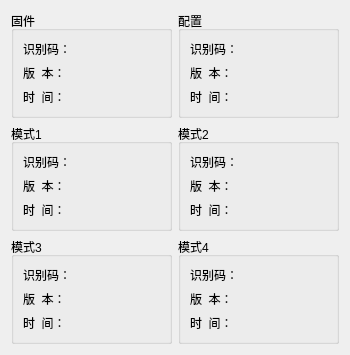
<?xml version="1.0" encoding="UTF-8"?>
<ui version="4.0">
 <class>ShowFileHeadInfoDialog</class>
 <widget class="QDialog" name="ShowFileHeadInfoDialog">
  <property name="geometry">
   <rect>
    <x>0</x>
    <y>0</y>
    <width>350</width>
    <height>323</height>
   </rect>
  </property>
  <property name="sizePolicy">
   <sizepolicy hsizetype="Fixed" vsizetype="Fixed">
    <horstretch>0</horstretch>
    <verstretch>0</verstretch>
   </sizepolicy>
  </property>
  <property name="windowTitle">
   <string>Dialog</string>
  </property>
  <property name="sizeGripEnabled">
   <bool>false</bool>
  </property>
  <property name="modal">
   <bool>false</bool>
  </property>
  <layout class="QVBoxLayout" name="verticalLayout_7">
   <item>
    <layout class="QGridLayout" name="gridLayout_7">
     <item row="0" column="0">
      <widget class="QGroupBox" name="groupBox">
       <property name="title">
        <string>固件</string>
       </property>
       <layout class="QVBoxLayout" name="verticalLayout">
        <item>
         <layout class="QGridLayout" name="gridLayout">
          <item row="0" column="0">
           <widget class="QLabel" name="label">
            <property name="sizePolicy">
             <sizepolicy hsizetype="Fixed" vsizetype="Preferred">
              <horstretch>0</horstretch>
              <verstretch>0</verstretch>
             </sizepolicy>
            </property>
            <property name="text">
             <string>识别码：</string>
            </property>
           </widget>
          </item>
          <item row="1" column="0">
           <widget class="QLabel" name="FirmWareVersionLabel">
            <property name="text">
             <string>版  本：</string>
            </property>
            <property name="scaledContents">
             <bool>true</bool>
            </property>
            <property name="wordWrap">
             <bool>false</bool>
            </property>
           </widget>
          </item>
          <item row="1" column="1">
           <widget class="QLabel" name="FirmWareFileVersionLabel">
            <property name="text">
             <string/>
            </property>
           </widget>
          </item>
          <item row="2" column="1">
           <widget class="QLabel" name="FirmWareFileTimeLabel">
            <property name="text">
             <string/>
            </property>
           </widget>
          </item>
          <item row="2" column="0">
           <widget class="QLabel" name="label_2">
            <property name="text">
             <string>时  间：</string>
            </property>
           </widget>
          </item>
          <item row="0" column="1">
           <widget class="QLabel" name="FirmWareFileCodeLabel">
            <property name="text">
             <string/>
            </property>
           </widget>
          </item>
         </layout>
        </item>
       </layout>
      </widget>
     </item>
     <item row="1" column="1">
      <widget class="QGroupBox" name="groupBox_4">
       <property name="title">
        <string>模式2</string>
       </property>
       <layout class="QVBoxLayout" name="verticalLayout_4">
        <item>
         <layout class="QGridLayout" name="gridLayout_4">
          <item row="0" column="1">
           <widget class="QLabel" name="Mode2FileCodeLabel">
            <property name="text">
             <string/>
            </property>
           </widget>
          </item>
          <item row="2" column="0">
           <widget class="QLabel" name="label_23">
            <property name="text">
             <string>时  间：</string>
            </property>
           </widget>
          </item>
          <item row="1" column="1">
           <widget class="QLabel" name="Mode2FileVersionLabel">
            <property name="text">
             <string/>
            </property>
           </widget>
          </item>
          <item row="0" column="0">
           <widget class="QLabel" name="label_19">
            <property name="sizePolicy">
             <sizepolicy hsizetype="Fixed" vsizetype="Preferred">
              <horstretch>0</horstretch>
              <verstretch>0</verstretch>
             </sizepolicy>
            </property>
            <property name="text">
             <string>识别码：</string>
            </property>
           </widget>
          </item>
          <item row="1" column="0">
           <widget class="QLabel" name="label_21">
            <property name="text">
             <string>版  本：</string>
            </property>
           </widget>
          </item>
          <item row="2" column="1">
           <widget class="QLabel" name="Mode2FileTimeLabel">
            <property name="text">
             <string/>
            </property>
           </widget>
          </item>
         </layout>
        </item>
       </layout>
      </widget>
     </item>
     <item row="2" column="1">
      <widget class="QGroupBox" name="groupBox_6">
       <property name="title">
        <string>模式4</string>
       </property>
       <layout class="QVBoxLayout" name="verticalLayout_6">
        <item>
         <layout class="QGridLayout" name="gridLayout_6">
          <item row="2" column="0">
           <widget class="QLabel" name="label_35">
            <property name="text">
             <string>时  间：</string>
            </property>
           </widget>
          </item>
          <item row="0" column="0">
           <widget class="QLabel" name="label_31">
            <property name="sizePolicy">
             <sizepolicy hsizetype="Fixed" vsizetype="Preferred">
              <horstretch>0</horstretch>
              <verstretch>0</verstretch>
             </sizepolicy>
            </property>
            <property name="text">
             <string>识别码：</string>
            </property>
           </widget>
          </item>
          <item row="1" column="0">
           <widget class="QLabel" name="label_33">
            <property name="text">
             <string>版  本：</string>
            </property>
           </widget>
          </item>
          <item row="0" column="1">
           <widget class="QLabel" name="Mode4FileCodeLabel">
            <property name="text">
             <string/>
            </property>
           </widget>
          </item>
          <item row="1" column="1">
           <widget class="QLabel" name="Mode4FileVersionLabel">
            <property name="text">
             <string/>
            </property>
           </widget>
          </item>
          <item row="2" column="1">
           <widget class="QLabel" name="Mode4FileTimeLabel">
            <property name="text">
             <string/>
            </property>
           </widget>
          </item>
         </layout>
        </item>
       </layout>
      </widget>
     </item>
     <item row="0" column="1">
      <widget class="QGroupBox" name="groupBox_2">
       <property name="title">
        <string>配置</string>
       </property>
       <layout class="QVBoxLayout" name="verticalLayout_2">
        <item>
         <layout class="QGridLayout" name="gridLayout_2">
          <item row="2" column="0">
           <widget class="QLabel" name="label_11">
            <property name="text">
             <string>时  间：</string>
            </property>
           </widget>
          </item>
          <item row="0" column="1">
           <widget class="QLabel" name="CfgFileCodeLabel">
            <property name="text">
             <string/>
            </property>
           </widget>
          </item>
          <item row="2" column="1">
           <widget class="QLabel" name="CfgFileTimeLabel">
            <property name="text">
             <string/>
            </property>
           </widget>
          </item>
          <item row="0" column="0">
           <widget class="QLabel" name="label_7">
            <property name="sizePolicy">
             <sizepolicy hsizetype="Fixed" vsizetype="Preferred">
              <horstretch>0</horstretch>
              <verstretch>0</verstretch>
             </sizepolicy>
            </property>
            <property name="text">
             <string>识别码：</string>
            </property>
           </widget>
          </item>
          <item row="1" column="0">
           <widget class="QLabel" name="label_9">
            <property name="text">
             <string>版  本：</string>
            </property>
           </widget>
          </item>
          <item row="1" column="1">
           <widget class="QLabel" name="CfgFileVersionLabel">
            <property name="text">
             <string/>
            </property>
           </widget>
          </item>
         </layout>
        </item>
       </layout>
      </widget>
     </item>
     <item row="1" column="0">
      <widget class="QGroupBox" name="groupBox_3">
       <property name="title">
        <string>模式1</string>
       </property>
       <layout class="QVBoxLayout" name="verticalLayout_3">
        <item>
         <layout class="QGridLayout" name="gridLayout_3">
          <item row="1" column="0">
           <widget class="QLabel" name="label_15">
            <property name="text">
             <string>版  本：</string>
            </property>
           </widget>
          </item>
          <item row="0" column="0">
           <widget class="QLabel" name="label_13">
            <property name="sizePolicy">
             <sizepolicy hsizetype="Fixed" vsizetype="Preferred">
              <horstretch>0</horstretch>
              <verstretch>0</verstretch>
             </sizepolicy>
            </property>
            <property name="text">
             <string>识别码：</string>
            </property>
           </widget>
          </item>
          <item row="2" column="0">
           <widget class="QLabel" name="label_17">
            <property name="text">
             <string>时  间：</string>
            </property>
           </widget>
          </item>
          <item row="1" column="1">
           <widget class="QLabel" name="Mode1FileVersionLabel">
            <property name="text">
             <string/>
            </property>
           </widget>
          </item>
          <item row="2" column="1">
           <widget class="QLabel" name="Mode1FileTimeLabel">
            <property name="text">
             <string/>
            </property>
           </widget>
          </item>
          <item row="0" column="1">
           <widget class="QLabel" name="Mode1FileCodeLabel">
            <property name="text">
             <string/>
            </property>
           </widget>
          </item>
         </layout>
        </item>
       </layout>
      </widget>
     </item>
     <item row="2" column="0">
      <widget class="QGroupBox" name="groupBox_5">
       <property name="title">
        <string>模式3</string>
       </property>
       <layout class="QVBoxLayout" name="verticalLayout_5">
        <item>
         <layout class="QGridLayout" name="gridLayout_5">
          <item row="0" column="0">
           <widget class="QLabel" name="label_25">
            <property name="sizePolicy">
             <sizepolicy hsizetype="Fixed" vsizetype="Preferred">
              <horstretch>0</horstretch>
              <verstretch>0</verstretch>
             </sizepolicy>
            </property>
            <property name="text">
             <string>识别码：</string>
            </property>
           </widget>
          </item>
          <item row="2" column="0">
           <widget class="QLabel" name="label_29">
            <property name="text">
             <string>时  间：</string>
            </property>
           </widget>
          </item>
          <item row="2" column="1">
           <widget class="QLabel" name="Mode3FileTimeLabel">
            <property name="text">
             <string/>
            </property>
           </widget>
          </item>
          <item row="1" column="0">
           <widget class="QLabel" name="label_27">
            <property name="text">
             <string>版  本：</string>
            </property>
           </widget>
          </item>
          <item row="1" column="1">
           <widget class="QLabel" name="Mode3FileVersionLabel">
            <property name="text">
             <string/>
            </property>
           </widget>
          </item>
          <item row="0" column="1">
           <widget class="QLabel" name="Mode3FileCodeLabel">
            <property name="text">
             <string/>
            </property>
           </widget>
          </item>
         </layout>
        </item>
       </layout>
      </widget>
     </item>
    </layout>
   </item>
  </layout>
 </widget>
 <resources/>
 <connections/>
</ui>
